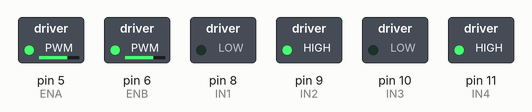
A sketch run on a simulated Arduino Uno, built with avr-gcc and run on an emulated ATmega328P. Shown: switched loads named in the sketch (green lamp = pin HIGH).

Above: at 0.05 s.
At 3.0 s:
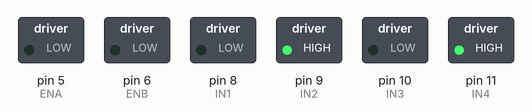
Timing chart, 0 to 3.5 s (numbered marks = the images above):
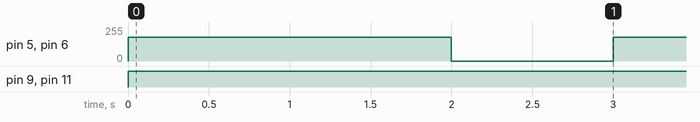

The sketch:

motor_test.ino
```cpp
const int ENA = 5;
const int ENB = 6;
const int IN1 = 8;
const int IN2 = 9;
const int IN3 = 10;
const int IN4 = 11;

void setup() {
  pinMode(ENA, OUTPUT);
  pinMode(ENB, OUTPUT);
  pinMode(IN1, OUTPUT);
  pinMode(IN2, OUTPUT);
  pinMode(IN3, OUTPUT);
  pinMode(IN4, OUTPUT);
}

void loop() {
  analogWrite(ENA, 180);
  analogWrite(ENB, 180);

  digitalWrite(IN1, LOW);
  digitalWrite(IN2, HIGH);
  digitalWrite(IN3, LOW);
  digitalWrite(IN4, HIGH);

  delay(2000);

  analogWrite(ENA, 0);
  analogWrite(ENB, 0);

  delay(1000);
}
```

Measured:
- by itself, pin 5 (ENA), pin 6 (ENB): alternates 180/255 for 2.0 s and 0/255 for 1.0 s
- by itself, pin 9 (IN2), pin 11 (IN4): LOW → HIGH at 0.00 s
